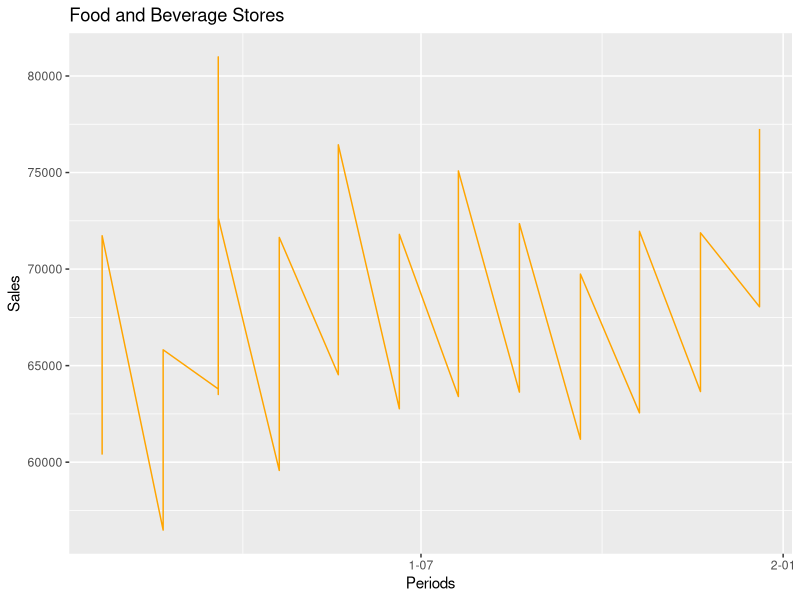
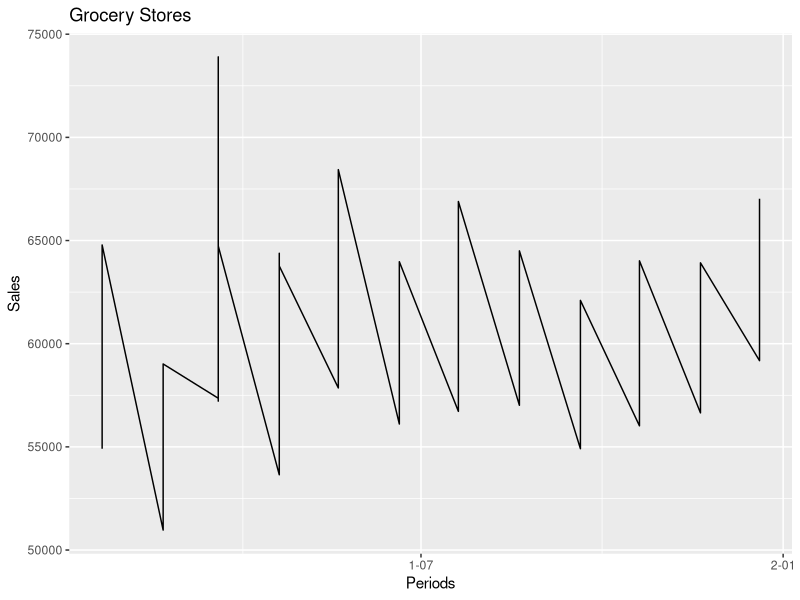
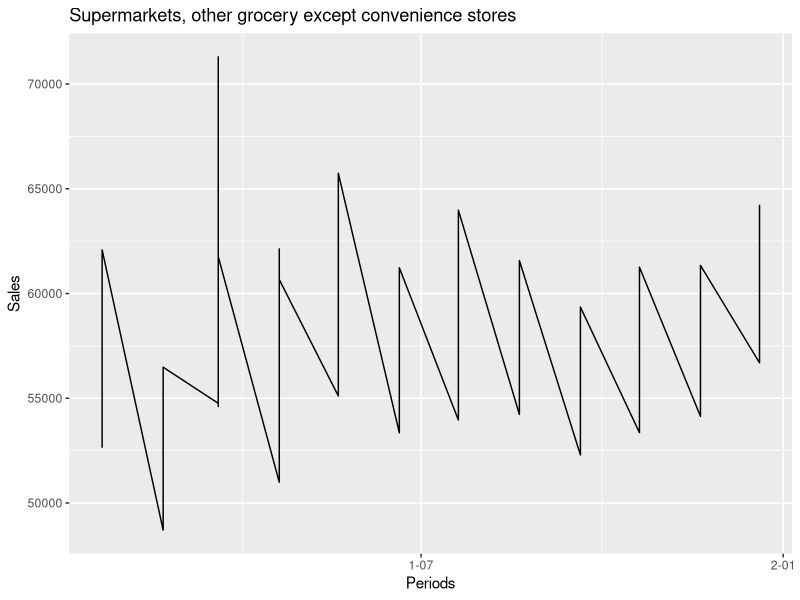
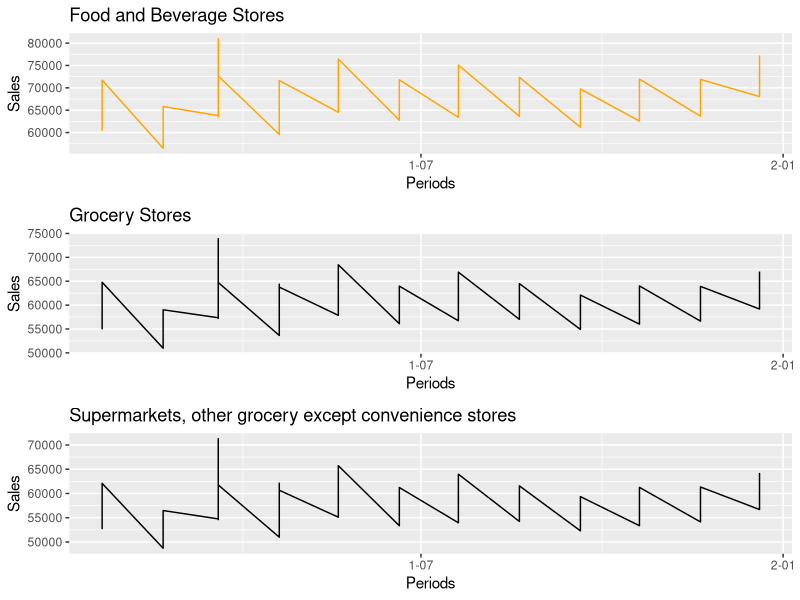
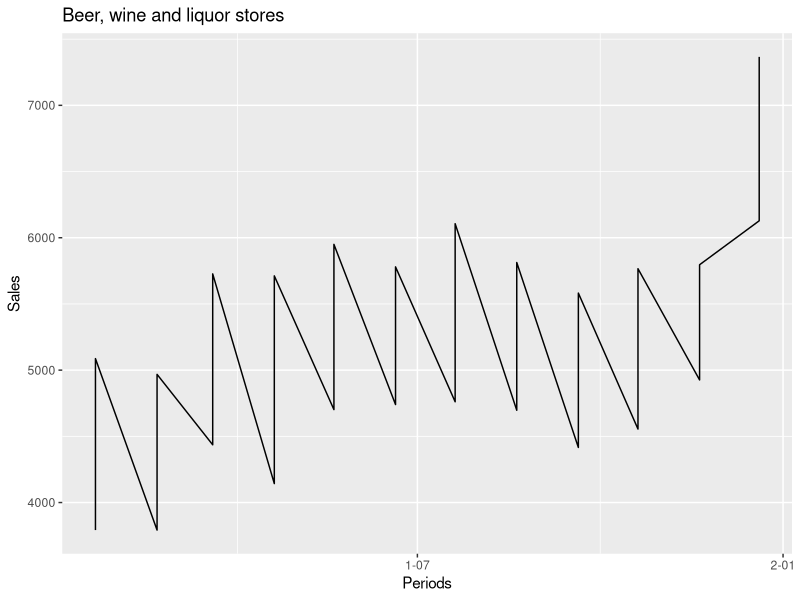
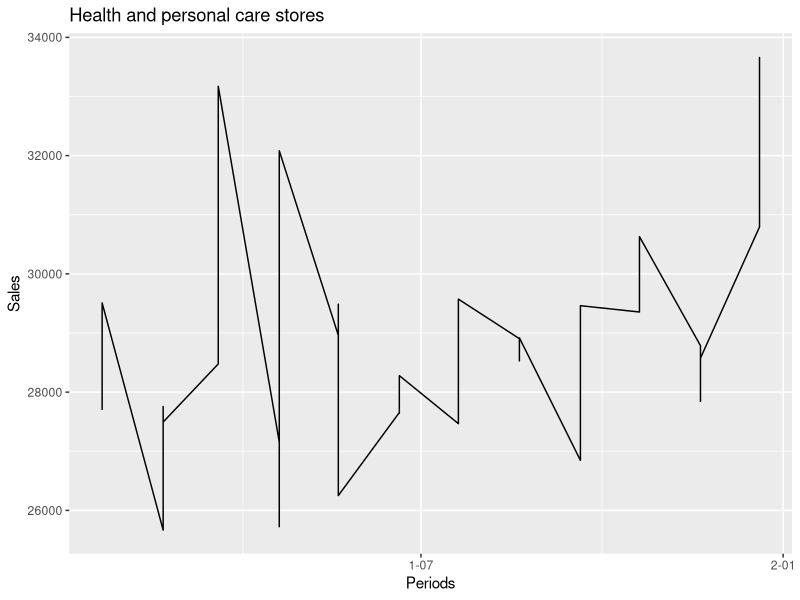
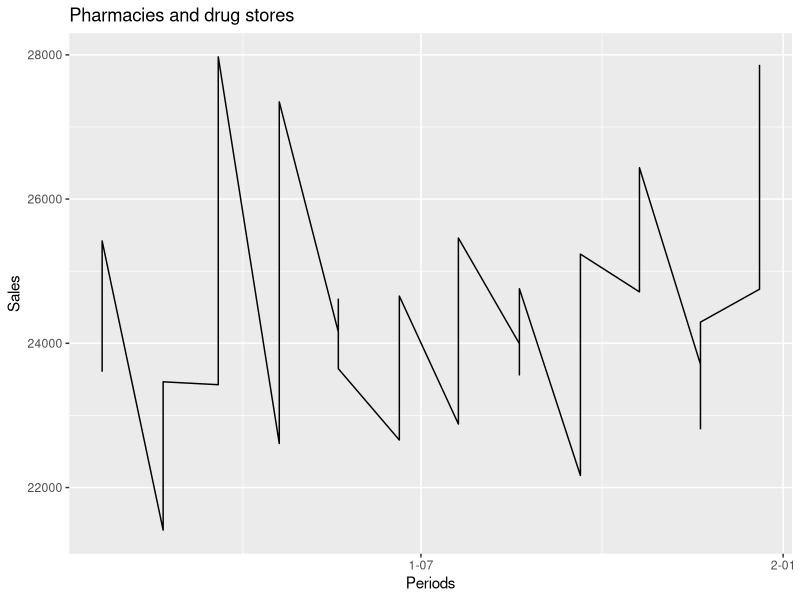
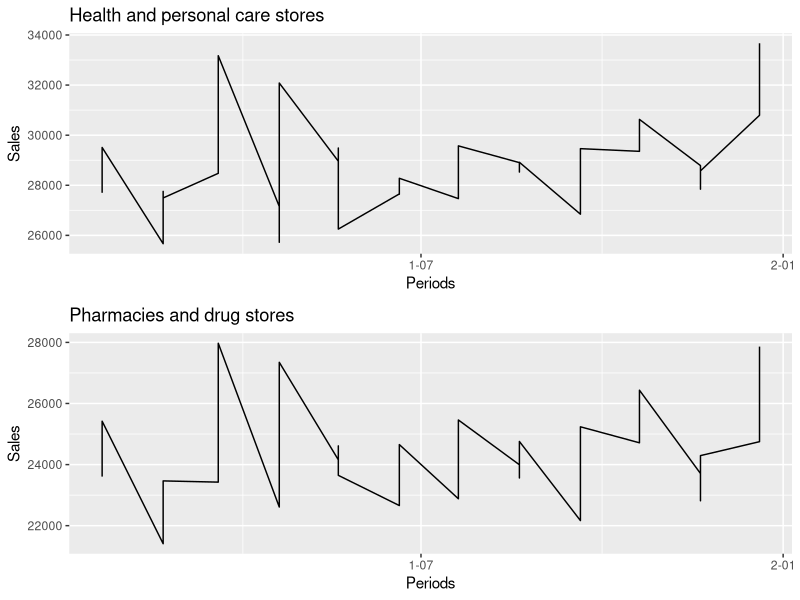

These figures' R source, in order:
##transposed the original dataset to arrange months as rows and different retail stores as columns
##Combined the data of 4 years from 2018-2020 present in different sheets to a single worksheet and converted it to .csv

setwd("C:\\Users\\my lenovo\\Desktop\\MSc Operations and Supply Chain Management\\Modules\\Dissertation\\datasets\\US Sales and Inventory Datasets")

df_sales <- read.csv("US_Sales_Final_Dataset.csv")
df_sales

library(ggplot2)
library(gridExtra)
library(scales)

##checking for any missing values
sum(is.na(df_sales))

##checking the structure of dataset
str(df_sales)

##since all data in the data-frame are characters, we convert all to integer in excel
library(dplyr)


##change date column from character to date format
library(lubridate)

df_sales$Months <- as.Date(df_sales$Months, "%Y-%m-%d")
df_sales$Months

##plotting the different columns against Months column using ggplot
p_food_beverage <- ggplot(df_sales, aes(x = Months, y = Food_and_beverage_stores)) +
  ylab("Sales") +
  xlab("Periods") +
  geom_line(color="Orange") + ggtitle("Food and Beverage Stores") +scale_x_date(labels = date_format("%Y-%m"), breaks = date_breaks("6 month"))
p_food_beverage

p_Grocery <- ggplot(df_sales, aes(x = Months, y = Grocery_stores)) +
  ylab("Sales") +
  xlab("Periods") +
  geom_line() + ggtitle("Grocery Stores") +scale_x_date(labels = date_format("%Y-%m"), breaks = date_breaks("6 month"))
p_Grocery

p_Supermarkets <- ggplot(df_sales, aes(x = Months, y = Supermarkets_and_other_grocery_except_convenience_stores)) +
  ylab("Sales") +
  xlab("Periods") +
  geom_line() +ggtitle("Supermarkets, other grocery except convenience stores")+scale_x_date(labels = date_format("%Y-%m"), breaks = date_breaks("6 month"))
p_Supermarkets

grid.arrange(p_food_beverage,p_Grocery,p_Supermarkets, nrow=3, ncol=1)

p_liquor <- ggplot(df_sales, aes(x = Months, y = Beer_wine_and_liquor_stores)) +
  ylab("Sales") +
  xlab("Periods") +
  geom_line() +ggtitle("Beer, wine and liquor stores")+scale_x_date(labels = date_format("%Y-%m"), breaks = date_breaks("6 month"))
p_liquor

p_personalCare <- ggplot(df_sales, aes(x = Months, y = Health_and_personal_care_stores)) +
  ylab("Sales") +
  xlab("Periods") +
  geom_line() +ggtitle("Health and personal care stores")+scale_x_date(labels = date_format("%Y-%m"), breaks = date_breaks("6 month"))
p_personalCare

p_pharmacy <- ggplot(df_sales, aes(x = Months, y = Pharmacies_and_drug_stores)) +
  ylab("Sales") +
  xlab("Periods") +
  geom_line() +ggtitle("Pharmacies and drug stores")+scale_x_date(labels = date_format("%Y-%m"), breaks = date_breaks("6 month"))
p_pharmacy  

grid.arrange(p_personalCare,p_pharmacy, nrow=2, ncol=1)


p_gas <- ggplot(df_sales, aes(x = Months, y = Gasoline_stations)) +
  ylab("Sales") +
  xlab("Periods") +
  geom_line() +ggtitle("Gasoline stations")+scale_x_date(labels = date_format("%Y-%m"), breaks = date_breaks("6 month"))
p_gas  

p_clothing <- ggplot(df_sales, aes(x = Months, y = Clothing_and_clothing_access_stores)) +
  ylab("Sales") +
  xlab("Periods") +
  geom_line() +ggtitle("Clothing and clothing access stores")+scale_x_date(labels = date_format("%Y-%m"), breaks = date_breaks("6 month"))
p_clothing


p_mensClothing <- ggplot(df_sales, aes(x = Months, y = Mens_clothing_stores)) +
  ylab("Sales") +
  xlab("Periods") +
  geom_line() +ggtitle("Men's clothing stores")+scale_x_date(labels = date_format("%Y-%m"), breaks = date_breaks("6 month"))
p_mensClothing

p_WomensClothing <- ggplot(df_sales, aes(x = Months, y = Womens_clothing_stores)) +
  ylab("Sales") +
  xlab("Periods") +
  geom_line() +ggtitle("Women's clothing stores")+scale_x_date(labels = date_format("%Y-%m"), breaks = date_breaks("6 month"))
p_WomensClothing


p_familyClothing <- ggplot(df_sales, aes(x = Months, y = Family_clothing_stores)) +
  ylab("Sales") +
  xlab("Periods") +
  geom_line() +ggtitle("Family clothing stores")+scale_x_date(labels = date_format("%Y-%m"), breaks = date_breaks("6 month"))
p_familyClothing

grid.arrange(p_clothing,p_mensClothing, p_WomensClothing, p_familyClothing, nrow=4, ncol=1)


p_shoes <- ggplot(df_sales, aes(x = Months, y = Shoe_stores)) +
  ylab("Sales") +
  xlab("Periods") +
  geom_line() +ggtitle("Shoe_stores")+scale_x_date(labels = date_format("%Y-%m"), breaks = date_breaks("6 month"))
p_shoes


p_jewellery <- ggplot(df_sales, aes(x = Months, y = Jewelry_stores)) +
  ylab("Sales") +
  xlab("Periods") +
  geom_line() +ggtitle("Shoe_stores")+scale_x_date(labels = date_format("%Y-%m"), breaks = date_breaks("6 month"))
p_jewellery


p_hobby <- ggplot(df_sales, aes(x = Months, y = Sporting_goods_hobby_musical_instrument_and_book_stores)) +
  ylab("Sales") +
  xlab("Periods") +
  geom_line() +ggtitle("Sporting goods. hobby, musical instrument and book-stores")
p_hobby

p_books <- ggplot(df_sales, aes(x = Months, y = Book_stores)) +
  ylab("Sales") +
  xlab("Periods") +
  geom_line() +ggtitle("Only Book-stores")+scale_x_date(labels = date_format("%Y-%m"), breaks = date_breaks("6 month"))
p_books


p_generalMerchandise <- ggplot(df_sales, aes(x = Months, y = General_merchandise_stores)) +
  ylab("Sales") +
  xlab("Periods") +
  geom_line() +ggtitle("General merchandise stores")+scale_x_date(labels = date_format("%Y-%m"), breaks = date_breaks("6 month"))
p_generalMerchandise


p_department <-ggplot(df_sales, aes(x = Months, y = Department_stores)) +
  ylab("Sales") +
  xlab("Periods") +
  geom_line() +ggtitle("Department stores")+scale_x_date(labels = date_format("%Y-%m"), breaks = date_breaks("6 month"))
p_department


p_nodiscountstore <-ggplot(df_sales, aes(x = Months, y = Department_stores_excluding_discount_department_stores)) +
  ylab("Sales") +
  xlab("Periods") +
  geom_line() +ggtitle("Department stores excluding discount department stores")+scale_x_date(labels = date_format("%Y-%m"), breaks = date_breaks("6 month"))
p_nodiscountstore


p_discountstore <-ggplot(df_sales, aes(x = Months, y = Discount_department_stores)) +
  ylab("Sales") +
  xlab("Periods") +
  geom_line() +ggtitle("Discount department stores")+scale_x_date(labels = date_format("%Y-%m"), breaks = date_breaks("6 month"))
p_discountstore

grid.arrange(p_generalMerchandise, p_department, p_nodiscountstore, p_discountstore, nrow=4, ncol=1)




